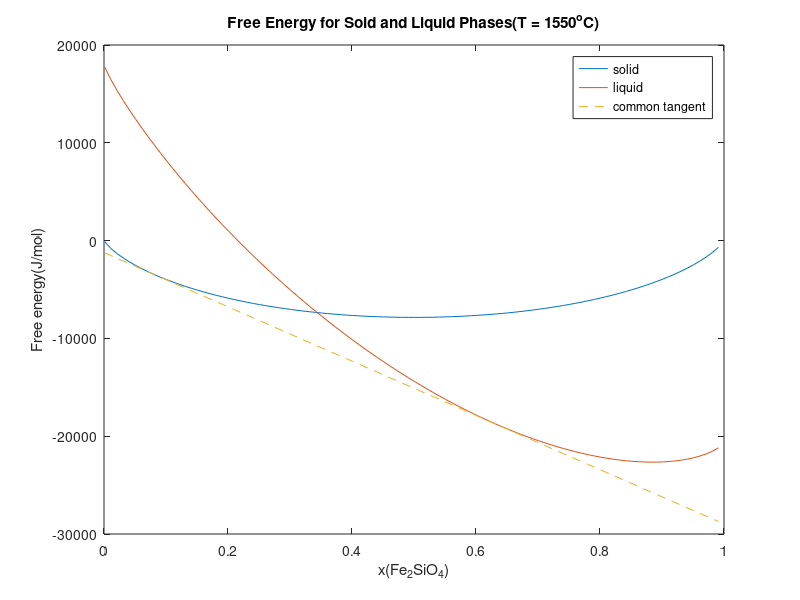

Recreate this plot in MATLAB.
function a_1
T = 1550+273.15; 
T_Mg = 1890+273.15; 
T_Fe = 1205+273.15;
as = 10600;
al = -10000;
R = 8.31;
S_Mg = 52.7;
S_Fe = 59.9;
Gs_Fe = 0;
Gs_Mg = 0;
Gl_Mg = Gs_Mg + S_Mg * (T_Mg - T);
Gl_Fe = Gs_Fe + S_Fe * (T_Fe - T);

x = 0.001:0.01:0.999;
G_mix = R*T*(x.*log(x)+(1-x).*log(1-x));
Gl_mix = al*x.*(1-x) + R*T*(x.*log(x)+(1-x).*log(1-x));
Gs_mix = as*x.*(1-x) + R*T*(x.*log(x)+(1-x).*log(1-x));
G_s = Gs_mix;
G_l = Gl_Fe*x + Gl_Mg*(1-x) + Gl_mix;
plot(x, G_s, x, G_l)
hold on;
x1 = 0.0819;
x2 = 0.6320;
G1 = as*x1.*(1-x1)+R*T*(x1.*log(x1)+(1-x1).*log(1-x1));
G2 = al*x2.*(1-x2)+Gl_Fe*x2 + Gl_Mg*(1-x2)+ R*T*(x2.*log(x2)+(1-x2).*log(1-x2));
k = (G2-G1)/(x2-x1);
Common = k*(x-x1)+G1;
plot(x,Common,'--');
xlabel("x(Fe_2SiO_4)");
ylabel("Free energy(J/mol)");
title("Free Energy for Soid and Liquid Phases(T = 1550^oC)");
legend("solid","liquid","common tangent");
end


